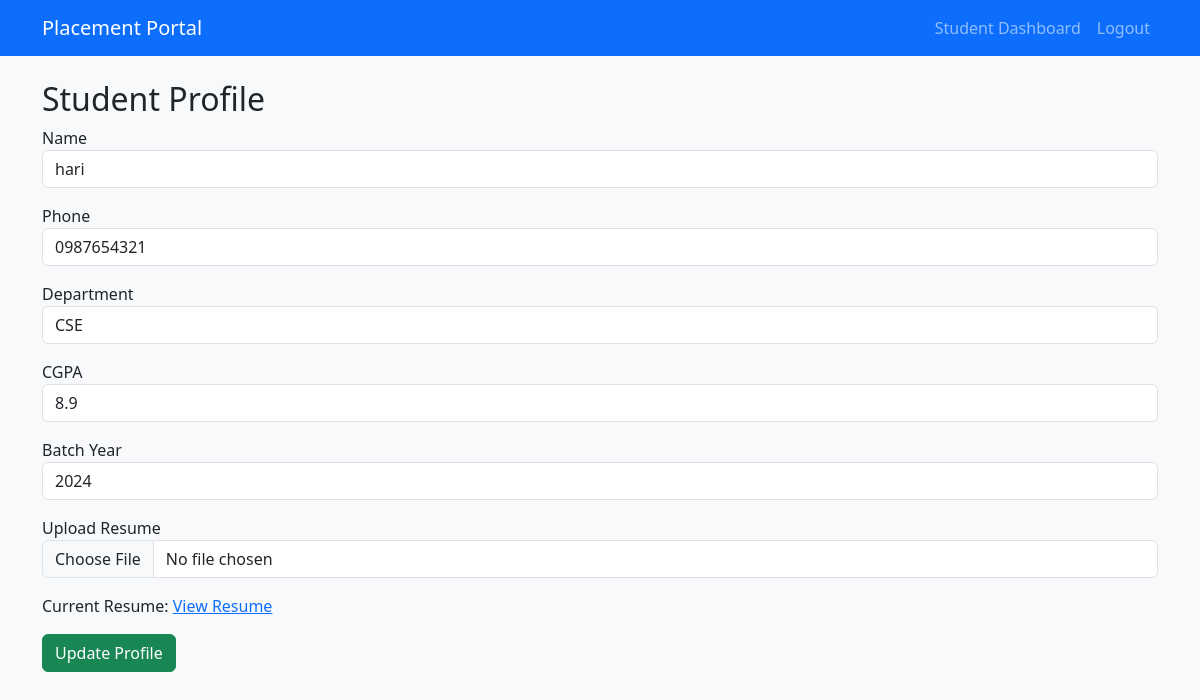
The app's page /student/profile (signed in) with its own data.
### models.py (models this page shows)
class Student(db.Model):
    __tablename__ = "students"
    id = db.Column(db.Integer, db.ForeignKey("users.id"), primary_key=True)
    name = db.Column(db.String(120), nullable=False)
    roll_no = db.Column(db.String(50), unique=True, nullable=False)
    phone = db.Column(db.String(20), nullable=False)
    department = db.Column(db.String(100), nullable=False)
    cgpa = db.Column(db.Float, nullable=False)
    batch_year = db.Column(db.Integer, nullable=False)
    resume_filename = db.Column(db.String(255))
    applications = db.relationship("Application", backref="student", lazy=True)

### student_routes.py (the view, shortened to what this page needs)
@student_bp.route("/profile", methods=["GET", "POST"])
@login_required
def profile():
    student = Student.query.get_or_404(current_user.id)
    return render_template("student/profile.html", student=student)

### models.py (called while the page is built)
@login_manager.user_loader
def load_user(user_id):
    return User.query.get(int(user_id))

### student_routes.py (called while the page is built)
def student_only():
    return current_user.is_authenticated and current_user.role == "student"

@student_bp.before_request
def restrict_student_routes():
    if not student_only():
        return "Access denied", 403

### templates/student/profile.html
{% extends "base.html" %}
{% block content %}
<h2>Student Profile</h2>
<form method="POST" enctype="multipart/form-data">
    <div class="mb-3">
        <label>Name</label>
        <input type="text" name="name" class="form-control" value="{{ student.name }}" required>
    </div>
    <div class="mb-3">
        <label>Phone</label>
        <input type="text" name="phone" class="form-control" value="{{ student.phone }}" required>
    </div>
    <div class="mb-3">
        <label>Department</label>
        <input type="text" name="department" class="form-control" value="{{ student.department }}" required>
    </div>
    <div class="mb-3">
        <label>CGPA</label>
        <input type="number" step="0.01" name="cgpa" class="form-control" value="{{ student.cgpa }}" required>
    </div>
    <div class="mb-3">
        <label>Batch Year</label>
        <input type="number" name="batch_year" class="form-control" value="{{ student.batch_year }}" required>
    </div>
    <div class="mb-3">
        <label>Upload Resume</label>
        <input type="file" name="resume" class="form-control">
    </div>
    {% if student.resume_filename %}
        <p>
            Current Resume:
            <a href="{{ url_for('static', filename='uploads/resumes/' ~ student.resume_filename) }}" target="_blank">
                View Resume
            </a>
        </p>
    {% endif %}
    <button type="submit" class="btn btn-success">Update Profile</button>
</form>
{% endblock %}

### records on screen
Student: name "hari", phone "0987654321", department "CSE", cgpa "8.9", batch_year "2024"
